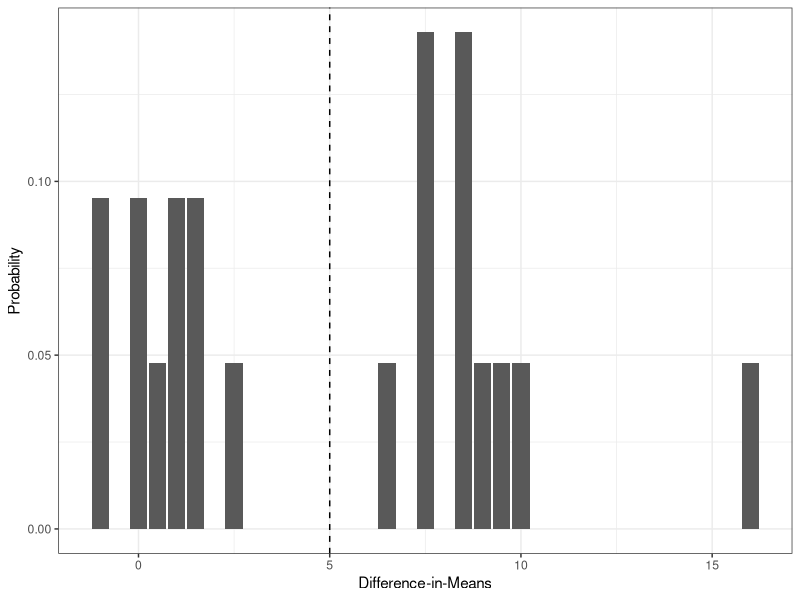
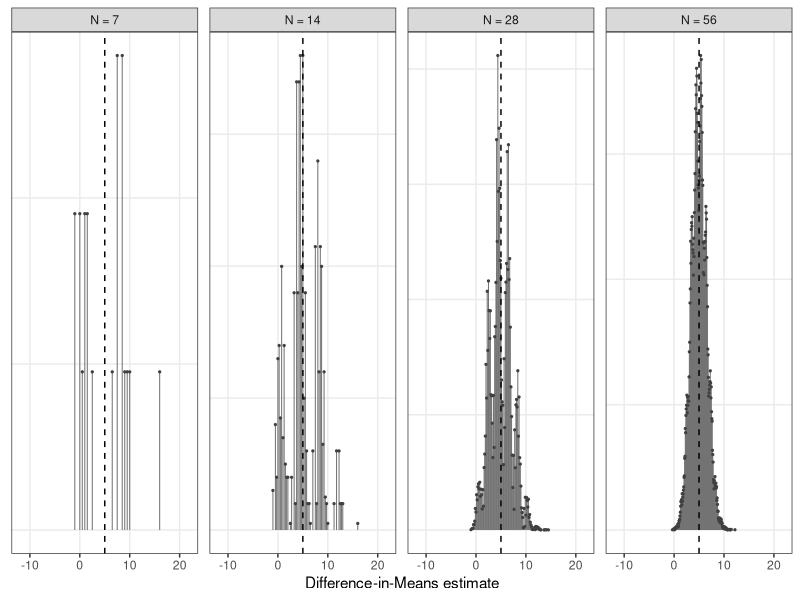

Source code (R) for these figures, in order:
##' ---
##' title: "Day 4: Estimation of Average Causal Effects"
##' output: github_document
##' ---
##'
##' This script reproduces every R-generated figure in 2026-06-17.tex and
##' contains, verbatim, every code block shown on the slides.
##'
##' Figures produced here (written to the figures/ subdirectory):
##'   * figures/cra_est_dist_plot.pdf     (estimator's randomization distribution)
##'   * figures/consistency_sim_plot.pdf  (estimator concentrates as N grows)
##' The estimand/estimator diagram, figures/estimator.pdf, is a TikZ figure
##' (see Estimation_Diagram/estimation.tex) -- it is not generated by R.

## ============================================================
## Setup
## ============================================================
## Set saveplots_ <- TRUE to (re)write the figure PDFs the slides include.
if (!exists("saveplots_")) saveplots_ <- FALSE

## If running interactively in RStudio, point R at this file's folder
## (skipped automatically in a non-interactive / Rscript run).
if (interactive() && requireNamespace("rstudioapi", quietly = TRUE) &&
    rstudioapi::isAvailable()) {
  setwd(dirname(rstudioapi::getActiveDocumentContext()$path))
}

library(ggplot2)

## Figures are written to the figures/ subdirectory, which the slides source.
if (saveplots_) dir.create("figures", showWarnings = FALSE)

## The estimator we study all day: treated mean minus control mean.
## z = treatment assignment (1 = treated, 0 = control); y = observed outcome.
diff_in_means <- function(z, y) mean(y[z == 1]) - mean(y[z == 0])

## ============================================================
## 1. Village heads: estimand, unbiasedness, and variance
##    (Gerber and Green 2012, Chapter 2)
## ============================================================

## Potential outcomes are FIXED features of the finite population.
y_c <- c(10, 15, 20, 20, 10, 15, 15)   # y_i(0): control potential outcome
y_t <- c(15, 15, 30, 15, 20, 15, 30)   # y_i(1): treated potential outcome
tau <- y_t - y_c                        # individual effects tau_i = y_i(1) - y_i(0)

N   <- length(y_c)                      # N  = 7 units
n_1 <- 2                                # treated units under complete assignment
n_0 <- N - n_1                          # control units

## Estimand: the finite-population average treatment effect (ATE).
ATE <- mean(tau)                        # = 5 percentage points

## ---- Enumerate the design ----
## Complete random assignment fixes n_1 = 2 treated of N = 7, so there are
## choose(7, 2) = 21 equally likely assignments. Build Omega: each COLUMN is
## one assignment vector z (1 = treated, 0 = control).
Omega <- apply(X = combn(x = N, m = n_1), MARGIN = 2,
               FUN = function(idx) as.integer(1:N %in% idx))
probs <- rep(x = 1 / ncol(Omega), times = ncol(Omega))   # each z equally likely

## For each assignment z, the observed outcome reveals one potential outcome:
##   Y_i = z_i * y_i(1) + (1 - z_i) * y_i(0).
## Apply the difference-in-means to each of the 21 possible data sets.
est_by_assignment <- apply(X = Omega, MARGIN = 2, FUN = function(z) {
  Y <- z * y_t + (1 - z) * y_c
  diff_in_means(z = z, y = Y)
})

## UNBIASEDNESS: averaging the 21 estimates (equal weights) returns the ATE.
sum(est_by_assignment * probs)          # = 5 = ATE

## VARIANCE: average squared distance of the estimator from the ATE.
var_diff_in_means <- sum((est_by_assignment - ATE)^2 * probs)   # ~ 21.19

## ---- Figure: the estimator's randomization distribution ----
cra_df <- data.frame(est = est_by_assignment, prob = probs)
cra_est_dist_plot <- ggplot(data = cra_df, mapping = aes(x = est, y = prob)) +
  geom_bar(stat = "identity") +
  geom_vline(xintercept = ATE, linetype = "dashed") +   # centered at the ATE
  xlab(label = "Difference-in-Means") +
  ylab(label = "Probability") +
  theme_bw()

##+ eval=saveplots_
ggsave(plot = cra_est_dist_plot, file = "figures/cra_est_dist_plot.pdf",
       width = 6, height = 4, units = "in", dpi = 300)

##+ eval=TRUE
## ---- Variance from the (here known) potential outcomes ----
## Neyman (1923) form, population-variance convention (divide by N):
pop_var <- function(x) mean((x - mean(x))^2)
sigma2_c <- pop_var(y_c)                                  # ~ 14.29
sigma2_t <- pop_var(y_t)                                  # ~ 42.86
sigma_ct <- mean((y_c - mean(y_c)) * (y_t - mean(y_t)))   # ~  7.14
neyman_var <- (1 / (N - 1)) *
  (n_1 * sigma2_c / n_0 + n_0 * sigma2_t / n_1 + 2 * sigma_ct)   # ~ 21.19

## Imbens and Rubin (2015) form, sample-variance convention (divide by N - 1):
samp_var <- function(x) sum((x - mean(x))^2) / (length(x) - 1)
S2_t   <- samp_var(y_t)      # spread of treated potential outcomes
S2_c   <- samp_var(y_c)      # spread of control potential outcomes
S2_tau <- samp_var(tau)      # spread of individual effects (never observable)
ir_var <- S2_t / n_1 + S2_c / n_0 - S2_tau / N            # ~ 21.19

## All three variance numbers agree (they must):
c(enumerated = var_diff_in_means, neyman = neyman_var, imbens_rubin = ir_var)

## ============================================================
## 2. Consistency: stack copies of the finite population
## ============================================================
## One asymptotic sequence: replicate the 7 villages h times, so
## N = 7h units with n_1 = 2h treated. The ATE and the treated share n_1/N
## stay fixed, so the regularity conditions hold and the estimator concentrates.
##
## The estimator is DISCRETE (finite support). We get its probability mass by:
##   * exact enumeration for small N (h = 1, 2),
##   * Monte Carlo simulation for large N (h = 4, 8).

## Exact probability mass function via full enumeration of the design.
pmf_exact <- function(h) {
  yc <- rep(y_c, h); yt <- rep(y_t, h)
  Nh <- length(yc); n1h <- 2 * h
  cmb <- combn(x = Nh, m = n1h)                 # every choice of treated units
  est <- apply(X = cmb, MARGIN = 2, FUN = function(idx) {
    z <- as.integer(1:Nh %in% idx)
    diff_in_means(z = z, y = z * yt + (1 - z) * yc)
  })
  tab <- as.data.frame(table(round(est, 6)) / length(est))   # mass at each value
  data.frame(est = as.numeric(as.character(tab$Var1)), prob = tab$Freq, N = Nh)
}

## Approximate probability mass function via simulated assignments.
pmf_sim <- function(h, B = 1e5) {
  yc <- rep(y_c, h); yt <- rep(y_t, h)
  Nh <- length(yc); n1h <- 2 * h
  est <- replicate(n = B, expr = {
    z <- sample(rep(c(1, 0), c(n1h, Nh - n1h)))   # one complete random assignment
    diff_in_means(z = z, y = z * yt + (1 - z) * yc)
  })
  tab <- as.data.frame(table(round(est, 6)) / B)
  data.frame(est = as.numeric(as.character(tab$Var1)), prob = tab$Freq, N = Nh)
}

set.seed(seed = 12345)
consist_df <- rbind(pmf_exact(1), pmf_exact(2), pmf_sim(4), pmf_sim(8))
consist_df$panel <- factor(paste0("N = ", consist_df$N),
                           levels = paste0("N = ", 7 * c(1, 2, 4, 8)))

## ---- Figure: discrete distribution tightens on the ATE as N grows ----
## Same x-axis across panels (so the concentration is visible), but FREE y-axes
## (heights stay comparable). No y-axis label: the point is just that the
## estimator concentrates around the ATE.
consistency_sim_plot <- ggplot(data = consist_df, mapping = aes(x = est, y = prob)) +
  geom_segment(aes(xend = est, yend = 0), colour = "grey45", linewidth = 0.35) +
  geom_point(colour = "grey25", size = 0.45) +
  geom_vline(xintercept = ATE, linetype = "dashed") +
  facet_wrap(facets = ~ panel, nrow = 1, scales = "free_y") +
  coord_cartesian(xlim = c(-12, 22)) +
  xlab(label = "Difference-in-Means estimate") +
  theme_bw() +
  theme(panel.grid.minor = element_blank(),
        axis.title.y = element_blank(),
        axis.text.y  = element_blank(),
        axis.ticks.y = element_blank())

##+ eval=saveplots_
ggsave(plot = consistency_sim_plot, file = "figures/consistency_sim_plot.pdf",
       width = 8, height = 2.6, units = "in", dpi = 300)

## ============================================================
## 3. ACORN in R: the estimate                 (slide code, verbatim)
## ============================================================
##+ eval=TRUE

# ACORN GOTV experiment: 28 precincts, complete random assignment
acorn  <- read.csv("acorn03.csv")
z_obs  <- acorn$z           # 1 = canvassed (GOTV), 0 = control
y_obs  <- acorn$vote03      # observed 2003 turnout proportion
N  <- length(z_obs); n1 <- sum(z_obs); n0 <- N - n1   # 28, 14, 14

# Difference-in-Means estimator of the ATE: treated mean - control mean
diff_in_means <- function(z, y) mean(y[z == 1]) - mean(y[z == 0])
tau_hat <- diff_in_means(z = z_obs, y = y_obs)   # ~ 0.036 (about 3.6 points)

## ============================================================
## 4. ACORN in R: exact moments vs. simulation  (slide code, verbatim)
## ============================================================

# Sharp null of no effect => y is FIXED; only the assignment is random.
# |Omega| = choose(28, 14) = 40,116,600 assignments: too many to enumerate,
# so compare EXACT design-based formulas with a Monte Carlo approximation.
ybar <- mean(y_obs)
Sy2  <- sum((y_obs - ybar)^2) / (N - 1)       # finite-population variance
E_treated_exact <- ybar                       # E[treated mean] = grand mean
Var_D_exact     <- Sy2 * (1/n1 + 1/n0)        # exact Var[diff-in-means]

set.seed(seed = 12345)                        # Monte Carlo over assignments
D <- replicate(n = 10^4, expr = diff_in_means(z = sample(x = z_obs), y = y_obs))
mean(D)   # ~ 0        : matches E[diff-in-means] = 0
var(D)    # ~ 0.00062  : matches Var_D_exact
